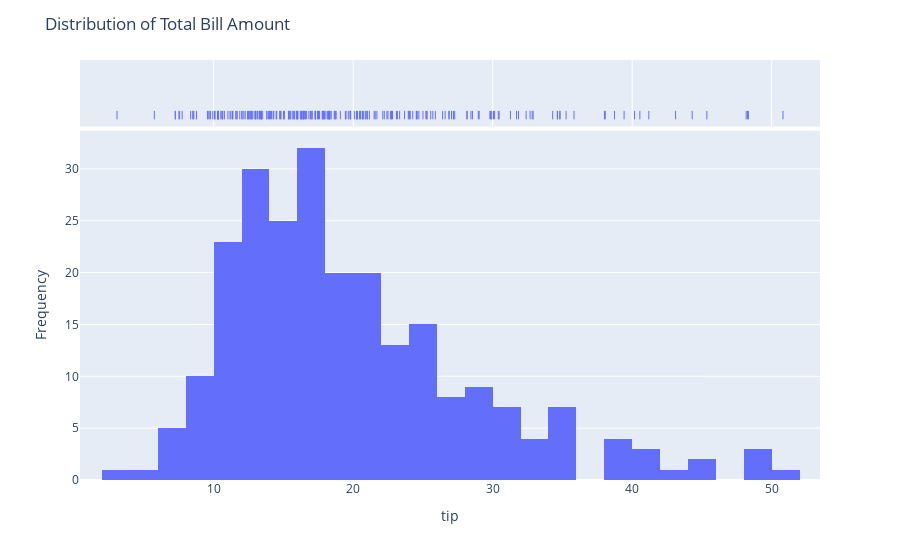

This figure's notebook cell:
### Code cell
fig = px.histogram(df, x="total_bill", marginal="rug", nbins=30,barmode='relative')
fig.update_layout(
    title="Distribution of Total Bill Amount",
    xaxis_title="tip",
    yaxis_title="Frequency",
)

### Figure 1 — Plotly figure (JSON) as saved in the notebook; plotly's stock layout.template omitted (floating-point values rounded to 4 significant figures; data arrays with more than 128 entries replaced by an {"elided": "..."} marker saying what was removed)
{"data": [{"alignmentgroup": "True", "bingroup": "x", "hovertemplate": "total_bill=%{x}<br>count=%{y}<extra></extra>", "legendgroup": "", "marker": {"color": "#636efa", "pattern": {"shape": ""}}, "name": "", "nbinsx": 30, "offsetgroup": "", "orientation": "v", "showlegend": false, "type": "histogram", "x": {"elided": "244 float values"}, "xaxis": "x", "yaxis": "y"}, {"alignmentgroup": "True", "boxpoints": "all", "fillcolor": "rgba(255,255,255,0)", "hoveron": "points", "hovertemplate": "total_bill=%{x}<extra></extra>", "jitter": 0, "legendgroup": "", "line": {"color": "rgba(255,255,255,0)"}, "marker": {"color": "#636efa", "symbol": "line-ns-open"}, "name": "", "offsetgroup": "", "showlegend": false, "type": "box", "x": {"elided": "244 float values"}, "xaxis": "x2", "yaxis": "y2"}], "layout": {"autosize": true, "barmode": "relative", "legend": {"tracegroupgap": 0}, "margin": {"t": 60}, "title": {"text": "Distribution of Total Bill Amount"}, "xaxis": {"anchor": "y", "autorange": true, "domain": [0, 1], "range": [0.4178, 53.46], "title": {"text": "tip"}, "type": "linear"}, "xaxis2": {"anchor": "y2", "autorange": true, "domain": [0, 1], "matches": "x", "range": [0.4178, 53.46], "showgrid": true, "showticklabels": false, "type": "linear"}, "yaxis": {"anchor": "x", "autorange": true, "domain": [0, 0.8316], "range": [0, 33.68], "title": {"text": "Frequency"}}, "yaxis2": {"anchor": "x2", "autorange": true, "domain": [0.8416, 1], "matches": "y2", "range": [-0.5942, 0.5], "showgrid": false, "showline": false, "showticklabels": false, "ticks": "", "type": "category"}}}
